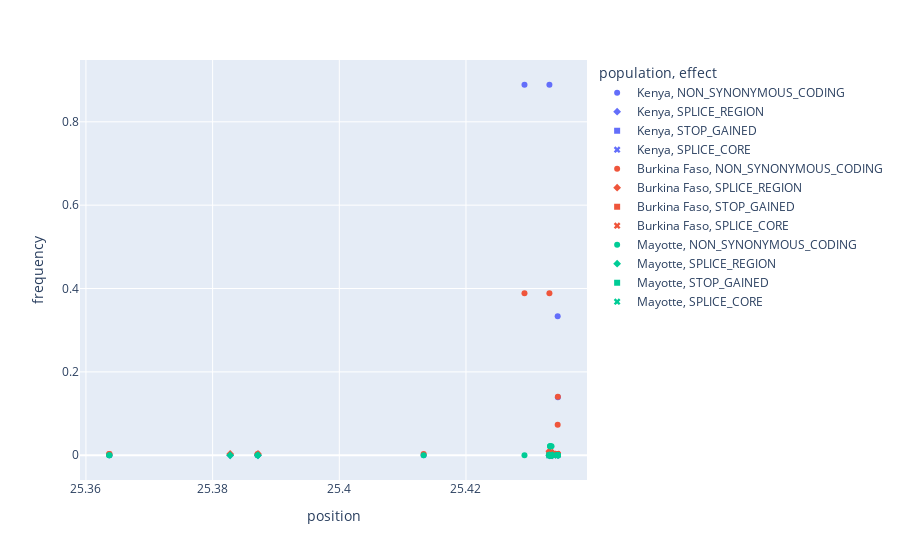

Notebook cell for this chart:
### Code cell
# fig = px.scatter(plotly_df, x="position", y="frequency", color="population", symbol='effect', hover_data=["population", "frequency", "effect", "aa_change"])
# fig.show()

### Figure 1 — Plotly figure (JSON) as saved in the notebook; plotly's stock layout.template omitted (floating-point values rounded to 4 significant figures)
{"data": [{"customdata": [["Kenya", "NON_SYNONYMOUS_CODING", "S2L"], ["Kenya", "NON_SYNONYMOUS_CODING", "L24F"], ["Kenya", "NON_SYNONYMOUS_CODING", "G75E"], ["Kenya", "NON_SYNONYMOUS_CODING", "P228S"], ["Kenya", "NON_SYNONYMOUS_CODING", "A296G"], ["Kenya", "NON_SYNONYMOUS_CODING", "T345M"], ["Kenya", "NON_SYNONYMOUS_CODING", "M349I"], ["Kenya", "NON_SYNONYMOUS_CODING", "Q373K"], ["Kenya", "NON_SYNONYMOUS_CODING", "D376A"], ["Kenya", "NON_SYNONYMOUS_CODING", "P384H"], ["Kenya", "NON_SYNONYMOUS_CODING", "D389Y"], ["Kenya", "NON_SYNONYMOUS_CODING", "S399T"], ["Kenya", "NON_SYNONYMOUS_CODING", "Q403P"], ["Kenya", "NON_SYNONYMOUS_CODING", "H404R"], ["Kenya", "NON_SYNONYMOUS_CODING", "M410I"], ["Kenya", "NON_SYNONYMOUS_CODING", "G411A"], ["Kenya", "NON_SYNONYMOUS_CODING", "S412N"], ["Kenya", "NON_SYNONYMOUS_CODING", "R413L"], ["Kenya", "NON_SYNONYMOUS_CODING", "P422R"], ["Kenya", "NON_SYNONYMOUS_CODING", "M424I"], ["Kenya", "NON_SYNONYMOUS_CODING", "L435P"], ["Kenya", "NON_SYNONYMOUS_CODING", "G453D"], ["Kenya", "NON_SYNONYMOUS_CODING", "N457T"], ["Kenya", "NON_SYNONYMOUS_CODING", "G500S"], ["Kenya", "NON_SYNONYMOUS_CODING", "N530K"], ["Kenya", "NON_SYNONYMOUS_CODING", "L538V"], ["Kenya", "NON_SYNONYMOUS_CODING", "H539L"], ["Kenya", "NON_SYNONYMOUS_CODING", "H539Q"], ["Kenya", "NON_SYNONYMOUS_CODING", "D542N"]], "hovertemplate": "population=%{customdata[0]}<br>effect=%{customdata[1]}<br>position=%{x}<br>frequency=%{y}<br>aa_change=%{customdata[2]}<extra></extra>", "legendgroup": "Kenya, NON_SYNONYMOUS_CODING", "marker": {"color": "#636efa", "symbol": "circle"}, "mode": "markers", "name": "Kenya, NON_SYNONYMOUS_CODING", "orientation": "v", "showlegend": true, "type": "scatter", "x": [25.36, 25.36, 25.39, 25.41, 25.43, 25.43, 25.43, 25.43, 25.43, 25.43, 25.43, 25.43, 25.43, 25.43, 25.43, 25.43, 25.43, 25.43, 25.43, 25.43, 25.43, 25.43, 25.43, 25.43, 25.43, 25.43, 25.43, 25.43, 25.43], "xaxis": "x", "y": [0, 0, 0, 0, 0.8889, 0.8889, 0, 0, 0, 0, 0, 0, 0, 0, 0, 0, 0, 0, 0, 0, 0, 0, 0, 0, 0.3333, 0, 0, 0.1389, 0], "yaxis": "y"}, {"customdata": [["Kenya", "SPLICE_REGION", null], ["Kenya", "SPLICE_REGION", null], ["Kenya", "SPLICE_REGION", null], ["Kenya", "SPLICE_REGION", null]], "hovertemplate": "population=%{customdata[0]}<br>effect=%{customdata[1]}<br>position=%{x}<br>frequency=%{y}<br>aa_change=%{customdata[2]}<extra></extra>", "legendgroup": "Kenya, SPLICE_REGION", "marker": {"color": "#636efa", "symbol": "diamond"}, "mode": "markers", "name": "Kenya, SPLICE_REGION", "orientation": "v", "showlegend": true, "type": "scatter", "x": [25.38, 25.39, 25.43, 25.43], "xaxis": "x", "y": [0, 0, 0, 0], "yaxis": "y"}, {"customdata": [["Kenya", "STOP_GAINED", "Y343*"]], "hovertemplate": "population=%{customdata[0]}<br>effect=%{customdata[1]}<br>position=%{x}<br>frequency=%{y}<br>aa_change=%{customdata[2]}<extra></extra>", "legendgroup": "Kenya, STOP_GAINED", "marker": {"color": "#636efa", "symbol": "square"}, "mode": "markers", "name": "Kenya, STOP_GAINED", "orientation": "v", "showlegend": true, "type": "scatter", "x": [25.43], "xaxis": "x", "y": [0], "yaxis": "y"}, {"customdata": [["Kenya", "SPLICE_CORE", null]], "hovertemplate": "population=%{customdata[0]}<br>effect=%{customdata[1]}<br>position=%{x}<br>frequency=%{y}<br>aa_change=%{customdata[2]}<extra></extra>", "legendgroup": "Kenya, SPLICE_CORE", "marker": {"color": "#636efa", "symbol": "x"}, "mode": "markers", "name": "Kenya, SPLICE_CORE", "orientation": "v", "showlegend": true, "type": "scatter", "x": [25.43], "xaxis": "x", "y": [0], "yaxis": "y"}, {"customdata": [["Burkina Faso", "NON_SYNONYMOUS_CODING", "S2L"], ["Burkina Faso", "NON_SYNONYMOUS_CODING", "L24F"], ["Burkina Faso", "NON_SYNONYMOUS_CODING", "G75E"], ["Burkina Faso", "NON_SYNONYMOUS_CODING", "P228S"], ["Burkina Faso", "NON_SYNONYMOUS_CODING", "A296G"], ["Burkina Faso", "NON_SYNONYMOUS_CODING", "T345M"], ["Burkina Faso", "NON_SYNONYMOUS_CODING", "M349I"], ["Burkina Faso", "NON_SYNONYMOUS_CODING", "Q373K"], ["Burkina Faso", "NON_SYNONYMOUS_CODING", "D376A"], ["Burkina Faso", "NON_SYNONYMOUS_CODING", "P384H"], ["Burkina Faso", "NON_SYNONYMOUS_CODING", "D389Y"], ["Burkina Faso", "NON_SYNONYMOUS_CODING", "S399T"], ["Burkina Faso", "NON_SYNONYMOUS_CODING", "Q403P"], ["Burkina Faso", "NON_SYNONYMOUS_CODING", "H404R"], ["Burkina Faso", "NON_SYNONYMOUS_CODING", "M410I"], ["Burkina Faso", "NON_SYNONYMOUS_CODING", "G411A"], ["Burkina Faso", "NON_SYNONYMOUS_CODING", "S412N"], ["Burkina Faso", "NON_SYNONYMOUS_CODING", "R413L"], ["Burkina Faso", "NON_SYNONYMOUS_CODING", "P422R"], ["Burkina Faso", "NON_SYNONYMOUS_CODING", "M424I"], ["Burkina Faso", "NON_SYNONYMOUS_CODING", "L435P"], ["Burkina Faso", "NON_SYNONYMOUS_CODING", "G453D"], ["Burkina Faso", "NON_SYNONYMOUS_CODING", "N457T"], ["Burkina Faso", "NON_SYNONYMOUS_CODING", "G500S"], ["Burkina Faso", "NON_SYNONYMOUS_CODING", "N530K"], ["Burkina Faso", "NON_SYNONYMOUS_CODING", "L538V"], ["Burkina Faso", "NON_SYNONYMOUS_CODING", "H539L"], ["Burkina Faso", "NON_SYNONYMOUS_CODING", "H539Q"], ["Burkina Faso", "NON_SYNONYMOUS_CODING", "D542N"]], "hovertemplate": "population=%{customdata[0]}<br>effect=%{customdata[1]}<br>position=%{x}<br>frequency=%{y}<br>aa_change=%{customdata[2]}<extra></extra>", "legendgroup": "Burkina Faso, NON_SYNONYMOUS_CODING", "marker": {"color": "#EF553B", "symbol": "circle"}, "mode": "markers", "name": "Burkina Faso, NON_SYNONYMOUS_CODING", "orientation": "v", "showlegend": true, "type": "scatter", "x": [25.36, 25.36, 25.39, 25.41, 25.43, 25.43, 25.43, 25.43, 25.43, 25.43, 25.43, 25.43, 25.43, 25.43, 25.43, 25.43, 25.43, 25.43, 25.43, 25.43, 25.43, 25.43, 25.43, 25.43, 25.43, 25.43, 25.43, 25.43, 25.43], "xaxis": "x", "y": [0.003185, 0.003185, 0.003185, 0.003185, 0.3885, 0.3885, 0.003185, 0.003185, 0, 0, 0.003185, 0.003185, 0, 0.003185, 0.003185, 0.003185, 0.003185, 0.003185, 0.003185, 0.003185, 0.003185, 0.003185, 0, 0.003185, 0.07325, 0.003185, 0.003185, 0.1401, 0.003185], "yaxis": "y"}, {"customdata": [["Burkina Faso", "SPLICE_REGION", null], ["Burkina Faso", "SPLICE_REGION", null], ["Burkina Faso", "SPLICE_REGION", null], ["Burkina Faso", "SPLICE_REGION", null]], "hovertemplate": "population=%{customdata[0]}<br>effect=%{customdata[1]}<br>position=%{x}<br>frequency=%{y}<br>aa_change=%{customdata[2]}<extra></extra>", "legendgroup": "Burkina Faso, SPLICE_REGION", "marker": {"color": "#EF553B", "symbol": "diamond"}, "mode": "markers", "name": "Burkina Faso, SPLICE_REGION", "orientation": "v", "showlegend": true, "type": "scatter", "x": [25.38, 25.39, 25.43, 25.43], "xaxis": "x", "y": [0.003185, 0.003185, 0.009554, 0.006369], "yaxis": "y"}, {"customdata": [["Burkina Faso", "STOP_GAINED", "Y343*"]], "hovertemplate": "population=%{customdata[0]}<br>effect=%{customdata[1]}<br>position=%{x}<br>frequency=%{y}<br>aa_change=%{customdata[2]}<extra></extra>", "legendgroup": "Burkina Faso, STOP_GAINED", "marker": {"color": "#EF553B", "symbol": "square"}, "mode": "markers", "name": "Burkina Faso, STOP_GAINED", "orientation": "v", "showlegend": true, "type": "scatter", "x": [25.43], "xaxis": "x", "y": [0.003185], "yaxis": "y"}, {"customdata": [["Burkina Faso", "SPLICE_CORE", null]], "hovertemplate": "population=%{customdata[0]}<br>effect=%{customdata[1]}<br>position=%{x}<br>frequency=%{y}<br>aa_change=%{customdata[2]}<extra></extra>", "legendgroup": "Burkina Faso, SPLICE_CORE", "marker": {"color": "#EF553B", "symbol": "x"}, "mode": "markers", "name": "Burkina Faso, SPLICE_CORE", "orientation": "v", "showlegend": true, "type": "scatter", "x": [25.43], "xaxis": "x", "y": [0.003185], "yaxis": "y"}, {"customdata": [["Mayotte", "NON_SYNONYMOUS_CODING", "S2L"], ["Mayotte", "NON_SYNONYMOUS_CODING", "L24F"], ["Mayotte", "NON_SYNONYMOUS_CODING", "G75E"], ["Mayotte", "NON_SYNONYMOUS_CODING", "P228S"], ["Mayotte", "NON_SYNONYMOUS_CODING", "A296G"], ["Mayotte", "NON_SYNONYMOUS_CODING", "T345M"], ["Mayotte", "NON_SYNONYMOUS_CODING", "M349I"], ["Mayotte", "NON_SYNONYMOUS_CODING", "Q373K"], ["Mayotte", "NON_SYNONYMOUS_CODING", "D376A"], ["Mayotte", "NON_SYNONYMOUS_CODING", "P384H"], ["Mayotte", "NON_SYNONYMOUS_CODING", "D389Y"], ["Mayotte", "NON_SYNONYMOUS_CODING", "S399T"], ["Mayotte", "NON_SYNONYMOUS_CODING", "Q403P"], ["Mayotte", "NON_SYNONYMOUS_CODING", "H404R"], ["Mayotte", "NON_SYNONYMOUS_CODING", "M410I"], ["Mayotte", "NON_SYNONYMOUS_CODING", "G411A"], ["Mayotte", "NON_SYNONYMOUS_CODING", "S412N"], ["Mayotte", "NON_SYNONYMOUS_CODING", "R413L"], ["Mayotte", "NON_SYNONYMOUS_CODING", "P422R"], ["Mayotte", "NON_SYNONYMOUS_CODING", "M424I"], ["Mayotte", "NON_SYNONYMOUS_CODING", "L435P"], ["Mayotte", "NON_SYNONYMOUS_CODING", "G453D"], ["Mayotte", "NON_SYNONYMOUS_CODING", "N457T"], ["Mayotte", "NON_SYNONYMOUS_CODING", "G500S"], ["Mayotte", "NON_SYNONYMOUS_CODING", "N530K"], ["Mayotte", "NON_SYNONYMOUS_CODING", "L538V"], ["Mayotte", "NON_SYNONYMOUS_CODING", "H539L"], ["Mayotte", "NON_SYNONYMOUS_CODING", "H539Q"], ["Mayotte", "NON_SYNONYMOUS_CODING", "D542N"]], "hovertemplate": "population=%{customdata[0]}<br>effect=%{customdata[1]}<br>position=%{x}<br>frequency=%{y}<br>aa_change=%{customdata[2]}<extra></extra>", "legendgroup": "Mayotte, NON_SYNONYMOUS_CODING", "marker": {"color": "#00cc96", "symbol": "circle"}, "mode": "markers", "name": "Mayotte, NON_SYNONYMOUS_CODING", "orientation": "v", "showlegend": true, "type": "scatter", "x": [25.36, 25.36, 25.39, 25.41, 25.43, 25.43, 25.43, 25.43, 25.43, 25.43, 25.43, 25.43, 25.43, 25.43, 25.43, 25.43, 25.43, 25.43, 25.43, 25.43, 25.43, 25.43, 25.43, 25.43, 25.43, 25.43, 25.43, 25.43, 25.43], "xaxis": "x", "y": [0, 0, 0, 0, 0, 0, 0, 0, 0.02174, 0.02174, 0, 0, 0.02174, 0, 0, 0, 0, 0, 0, 0, 0, 0, 0.02174, 0, 0, 0, 0, 0, 0], "yaxis": "y"}, {"customdata": [["Mayotte", "SPLICE_REGION", null], ["Mayotte", "SPLICE_REGION", null], ["Mayotte", "SPLICE_REGION", null], ["Mayotte", "SPLICE_REGION", null]], "hovertemplate": "population=%{customdata[0]}<br>effect=%{customdata[1]}<br>position=%{x}<br>frequency=%{y}<br>aa_change=%{customdata[2]}<extra></extra>", "legendgroup": "Mayotte, SPLICE_REGION", "marker": {"color": "#00cc96", "symbol": "diamond"}, "mode": "markers", "name": "Mayotte, SPLICE_REGION", "orientation": "v", "showlegend": true, "type": "scatter", "x": [25.38, 25.39, 25.43, 25.43], "xaxis": "x", "y": [0, 0, 0, 0], "yaxis": "y"}, {"customdata": [["Mayotte", "STOP_GAINED", "Y343*"]], "hovertemplate": "population=%{customdata[0]}<br>effect=%{customdata[1]}<br>position=%{x}<br>frequency=%{y}<br>aa_change=%{customdata[2]}<extra></extra>", "legendgroup": "Mayotte, STOP_GAINED", "marker": {"color": "#00cc96", "symbol": "square"}, "mode": "markers", "name": "Mayotte, STOP_GAINED", "orientation": "v", "showlegend": true, "type": "scatter", "x": [25.43], "xaxis": "x", "y": [0], "yaxis": "y"}, {"customdata": [["Mayotte", "SPLICE_CORE", null]], "hovertemplate": "population=%{customdata[0]}<br>effect=%{customdata[1]}<br>position=%{x}<br>frequency=%{y}<br>aa_change=%{customdata[2]}<extra></extra>", "legendgroup": "Mayotte, SPLICE_CORE", "marker": {"color": "#00cc96", "symbol": "x"}, "mode": "markers", "name": "Mayotte, SPLICE_CORE", "orientation": "v", "showlegend": true, "type": "scatter", "x": [25.43], "xaxis": "x", "y": [0], "yaxis": "y"}], "layout": {"legend": {"title": {"text": "population, effect"}, "tracegroupgap": 0}, "margin": {"t": 60}, "xaxis": {"anchor": "y", "domain": [0, 1], "title": {"text": "position"}}, "yaxis": {"anchor": "x", "domain": [0, 1], "title": {"text": "frequency"}}}}
